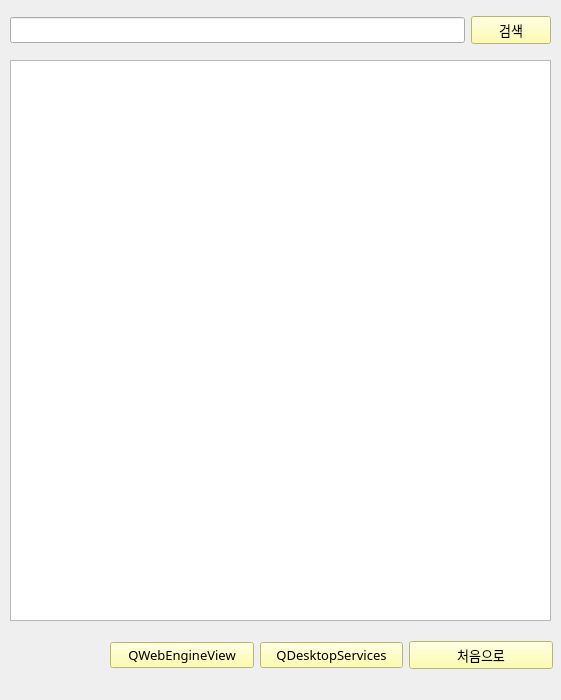
<?xml version="1.0" encoding="UTF-8"?>
<ui version="4.0">
 <class>GoogleDialog</class>
 <widget class="QDialog" name="GoogleDialog">
  <property name="geometry">
   <rect>
    <x>0</x>
    <y>0</y>
    <width>561</width>
    <height>700</height>
   </rect>
  </property>
  <property name="windowTitle">
   <string>Dialog</string>
  </property>
  <widget class="QWidget" name="layoutWidget">
   <property name="geometry">
    <rect>
     <x>10</x>
     <y>10</y>
     <width>541</width>
     <height>41</height>
    </rect>
   </property>
   <layout class="QGridLayout" name="gridLayout">
    <item row="0" column="0">
     <widget class="QLineEdit" name="lineEdit">
      <property name="font">
       <font>
        <family>한컴 윤고딕 230</family>
        <pointsize>10</pointsize>
       </font>
      </property>
     </widget>
    </item>
    <item row="0" column="1">
     <widget class="QPushButton" name="pushButton">
      <property name="font">
       <font>
        <family>한컴 윤고딕 230</family>
        <pointsize>10</pointsize>
       </font>
      </property>
      <property name="focusPolicy">
       <enum>Qt::NoFocus</enum>
      </property>
      <property name="styleSheet">
       <string notr="true">background-color: rgb(255, 255, 153);</string>
      </property>
      <property name="text">
       <string>검색</string>
      </property>
      <property name="icon">
       <iconset resource="resource.qrc">
        <normaloff>:/rec/img/1.png</normaloff>:/rec/img/1.png</iconset>
      </property>
     </widget>
    </item>
   </layout>
  </widget>
  <widget class="QListWidget" name="listWidget">
   <property name="geometry">
    <rect>
     <x>10</x>
     <y>60</y>
     <width>541</width>
     <height>561</height>
    </rect>
   </property>
   <property name="font">
    <font>
     <family>휴먼엑스포</family>
     <pointsize>10</pointsize>
    </font>
   </property>
   <property name="focusPolicy">
    <enum>Qt::NoFocus</enum>
   </property>
  </widget>
  <widget class="QWidget" name="layoutWidget_2">
   <property name="geometry">
    <rect>
     <x>110</x>
     <y>630</y>
     <width>443</width>
     <height>51</height>
    </rect>
   </property>
   <layout class="QGridLayout" name="gridLayout_2">
    <item row="0" column="0">
     <widget class="QPushButton" name="QWebBtn">
      <property name="font">
       <font>
        <family>한컴 윤고딕 230</family>
        <pointsize>10</pointsize>
       </font>
      </property>
      <property name="focusPolicy">
       <enum>Qt::NoFocus</enum>
      </property>
      <property name="styleSheet">
       <string notr="true">background-color: rgb(255, 255, 153);</string>
      </property>
      <property name="text">
       <string>QWebEngineView</string>
      </property>
     </widget>
    </item>
    <item row="0" column="1">
     <widget class="QPushButton" name="QDeskBtn">
      <property name="font">
       <font>
        <family>한컴 윤고딕 230</family>
        <pointsize>10</pointsize>
       </font>
      </property>
      <property name="focusPolicy">
       <enum>Qt::NoFocus</enum>
      </property>
      <property name="styleSheet">
       <string notr="true">background-color: rgb(255, 255, 153);
</string>
      </property>
      <property name="text">
       <string>QDesktopServices</string>
      </property>
     </widget>
    </item>
    <item row="0" column="2">
     <widget class="QPushButton" name="BackBtn">
      <property name="font">
       <font>
        <family>한컴 윤고딕 230</family>
        <pointsize>10</pointsize>
       </font>
      </property>
      <property name="focusPolicy">
       <enum>Qt::NoFocus</enum>
      </property>
      <property name="styleSheet">
       <string notr="true">background-color: rgb(255, 255, 153);</string>
      </property>
      <property name="text">
       <string>처음으로</string>
      </property>
     </widget>
    </item>
   </layout>
  </widget>
  <widget class="QLabel" name="label">
   <property name="geometry">
    <rect>
     <x>10</x>
     <y>630</y>
     <width>61</width>
     <height>51</height>
    </rect>
   </property>
   <property name="text">
    <string/>
   </property>
   <property name="pixmap">
    <pixmap resource="resource.qrc">:/rec/img/2.png</pixmap>
   </property>
   <property name="scaledContents">
    <bool>true</bool>
   </property>
  </widget>
 </widget>
 <resources>
  <include location="resource.qrc"/>
 </resources>
 <connections/>
</ui>
